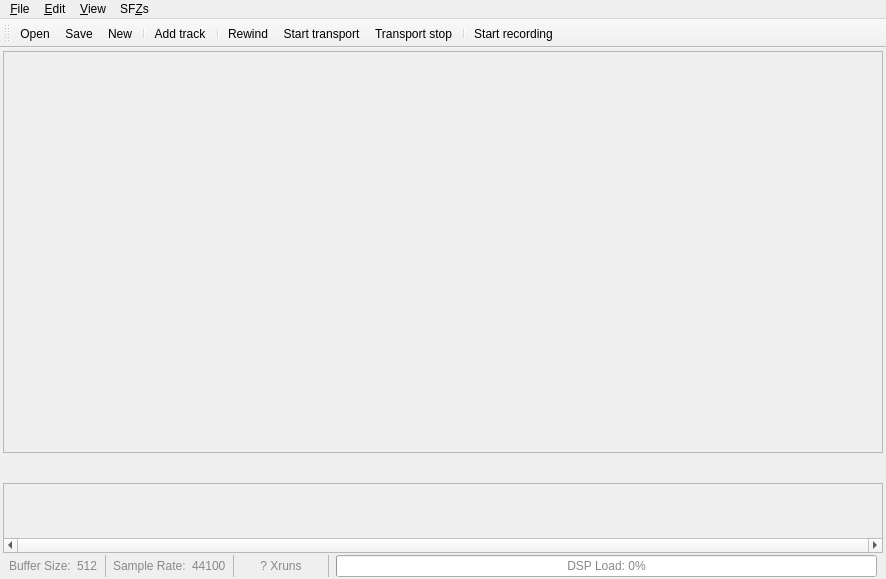
<?xml version="1.0" encoding="UTF-8"?>
<ui version="4.0">
 <class>MainWindow</class>
 <widget class="QMainWindow" name="MainWindow">
  <property name="geometry">
   <rect>
    <x>0</x>
    <y>0</y>
    <width>886</width>
    <height>579</height>
   </rect>
  </property>
  <property name="windowTitle">
   <string>MusecBox</string>
  </property>
  <property name="windowIcon">
   <iconset>
    <normaloff>musecbox-icon.png</normaloff>musecbox-icon.png</iconset>
  </property>
  <widget class="QWidget" name="centralwidget">
   <layout class="QVBoxLayout" name="verticalLayout">
    <property name="spacing">
     <number>2</number>
    </property>
    <property name="leftMargin">
     <number>3</number>
    </property>
    <property name="topMargin">
     <number>3</number>
    </property>
    <property name="rightMargin">
     <number>3</number>
    </property>
    <property name="bottomMargin">
     <number>2</number>
    </property>
    <item>
     <widget class="QScrollArea" name="scrl_ports">
      <property name="sizePolicy">
       <sizepolicy hsizetype="Preferred" vsizetype="Preferred">
        <horstretch>0</horstretch>
        <verstretch>100</verstretch>
       </sizepolicy>
      </property>
      <property name="verticalScrollBarPolicy">
       <enum>Qt::ScrollBarAlwaysOff</enum>
      </property>
      <property name="horizontalScrollBarPolicy">
       <enum>Qt::ScrollBarAlwaysOff</enum>
      </property>
      <property name="widgetResizable">
       <bool>true</bool>
      </property>
      <widget class="QFrame" name="frm_ports">
       <property name="geometry">
        <rect>
         <x>0</x>
         <y>0</y>
         <width>878</width>
         <height>384</height>
        </rect>
       </property>
       <property name="sizePolicy">
        <sizepolicy hsizetype="MinimumExpanding" vsizetype="MinimumExpanding">
         <horstretch>0</horstretch>
         <verstretch>0</verstretch>
        </sizepolicy>
       </property>
      </widget>
     </widget>
    </item>
    <item>
     <widget class="QFrame" name="frm_balance">
      <property name="minimumSize">
       <size>
        <width>0</width>
        <height>26</height>
       </size>
      </property>
      <layout class="QHBoxLayout" name="lo_balance">
       <property name="spacing">
        <number>0</number>
       </property>
       <property name="leftMargin">
        <number>0</number>
       </property>
       <property name="topMargin">
        <number>0</number>
       </property>
       <property name="rightMargin">
        <number>0</number>
       </property>
       <property name="bottomMargin">
        <number>0</number>
       </property>
      </layout>
     </widget>
    </item>
    <item>
     <widget class="QScrollArea" name="scr_shared_plugins">
      <property name="verticalScrollBarPolicy">
       <enum>Qt::ScrollBarAlwaysOff</enum>
      </property>
      <property name="horizontalScrollBarPolicy">
       <enum>Qt::ScrollBarAlwaysOn</enum>
      </property>
      <property name="widgetResizable">
       <bool>true</bool>
      </property>
      <widget class="QWidget" name="frm_shared_plugins">
       <property name="geometry">
        <rect>
         <x>0</x>
         <y>0</y>
         <width>878</width>
         <height>54</height>
        </rect>
       </property>
      </widget>
     </widget>
    </item>
    <item>
     <widget class="QFrame" name="frm_statusbar">
      <property name="sizePolicy">
       <sizepolicy hsizetype="Preferred" vsizetype="Preferred">
        <horstretch>0</horstretch>
        <verstretch>0</verstretch>
       </sizepolicy>
      </property>
      <property name="styleSheet">
       <string notr="true">QFrame * { color: #888 }</string>
      </property>
      <layout class="QHBoxLayout" name="horizontalLayout_4">
       <property name="leftMargin">
        <number>6</number>
       </property>
       <property name="topMargin">
        <number>0</number>
       </property>
       <property name="rightMargin">
        <number>6</number>
       </property>
       <property name="bottomMargin">
        <number>0</number>
       </property>
       <item>
        <widget class="QLabel" name="label_3">
         <property name="text">
          <string>Buffer Size:</string>
         </property>
        </widget>
       </item>
       <item>
        <widget class="QLabel" name="lbl_buffer_size">
         <property name="text">
          <string>512</string>
         </property>
        </widget>
       </item>
       <item>
        <widget class="Line" name="line_1">
         <property name="lineWidth">
          <number>0</number>
         </property>
         <property name="midLineWidth">
          <number>1</number>
         </property>
         <property name="orientation">
          <enum>Qt::Vertical</enum>
         </property>
        </widget>
       </item>
       <item>
        <widget class="QLabel" name="label_4">
         <property name="text">
          <string>Sample Rate:</string>
         </property>
        </widget>
       </item>
       <item>
        <widget class="QLabel" name="lbl_sample_rate">
         <property name="text">
          <string>44100</string>
         </property>
        </widget>
       </item>
       <item>
        <widget class="Line" name="line_2">
         <property name="lineWidth">
          <number>0</number>
         </property>
         <property name="midLineWidth">
          <number>1</number>
         </property>
         <property name="orientation">
          <enum>Qt::Vertical</enum>
         </property>
        </widget>
       </item>
       <item>
        <widget class="QPushButton" name="b_xruns">
         <property name="text">
          <string>? Xruns</string>
         </property>
         <property name="flat">
          <bool>true</bool>
         </property>
        </widget>
       </item>
       <item>
        <widget class="Line" name="line_4">
         <property name="lineWidth">
          <number>0</number>
         </property>
         <property name="midLineWidth">
          <number>1</number>
         </property>
         <property name="orientation">
          <enum>Qt::Vertical</enum>
         </property>
        </widget>
       </item>
       <item>
        <widget class="QProgressBar" name="pb_dsp_load_placeholder">
         <property name="value">
          <number>0</number>
         </property>
         <property name="alignment">
          <set>Qt::AlignCenter</set>
         </property>
         <property name="format">
          <string>DSP Load: %p%</string>
         </property>
        </widget>
       </item>
      </layout>
     </widget>
    </item>
   </layout>
  </widget>
  <widget class="QMenuBar" name="menubar">
   <property name="geometry">
    <rect>
     <x>0</x>
     <y>0</y>
     <width>886</width>
     <height>22</height>
    </rect>
   </property>
   <widget class="QMenu" name="menu_file">
    <property name="title">
     <string>&amp;File</string>
    </property>
    <widget class="QMenu" name="menu_open_recent">
     <property name="title">
      <string>&amp;Recent Projects ...</string>
     </property>
     <property name="icon">
      <iconset theme="document-open-recent">
       <normaloff>.</normaloff>.</iconset>
     </property>
    </widget>
    <addaction name="action_new"/>
    <addaction name="action_open"/>
    <addaction name="menu_open_recent"/>
    <addaction name="separator"/>
    <addaction name="action_save"/>
    <addaction name="action_save_as"/>
    <addaction name="action_revert"/>
    <addaction name="separator"/>
    <addaction name="action_auto_start"/>
    <addaction name="action_open_project_folder"/>
    <addaction name="action_apply_to_score"/>
    <addaction name="separator"/>
    <addaction name="action_close"/>
    <addaction name="action_quit"/>
   </widget>
   <widget class="QMenu" name="menu_edit">
    <property name="title">
     <string>&amp;Edit</string>
    </property>
    <addaction name="action_add_port"/>
    <addaction name="action_add_track"/>
    <addaction name="action_add_shared_plugin"/>
    <addaction name="action_clear_shared_plugins"/>
    <addaction name="separator"/>
    <addaction name="action_connect_all_tracks"/>
    <addaction name="action_auto_connect_tracks"/>
    <addaction name="separator"/>
    <addaction name="action_mute_all_tracks"/>
    <addaction name="action_unmute_all_tracks"/>
    <addaction name="separator"/>
    <addaction name="action_clear_track_plugins"/>
    <addaction name="separator"/>
   </widget>
   <widget class="QMenu" name="menu_view">
    <property name="title">
     <string>&amp;View</string>
    </property>
    <widget class="QMenu" name="menu_style">
     <property name="title">
      <string>St&amp;yle</string>
     </property>
    </widget>
    <addaction name="action_show_toolbar"/>
    <addaction name="action_show_port_inputs"/>
    <addaction name="action_show_channels"/>
    <addaction name="action_show_indicators"/>
    <addaction name="action_show_balance"/>
    <addaction name="action_show_shared_plugins"/>
    <addaction name="action_show_statusbar"/>
    <addaction name="action_show_plugin_volume"/>
    <addaction name="separator"/>
    <addaction name="action_rollup_all_plugins"/>
    <addaction name="action_unroll_all_plugins"/>
    <addaction name="separator"/>
    <addaction name="action_collapse_all_ports"/>
    <addaction name="action_expand_all_ports"/>
    <addaction name="separator"/>
    <addaction name="action_show_connections"/>
    <addaction name="action_show_project_info"/>
    <addaction name="action_show_score_info"/>
    <addaction name="separator"/>
    <addaction name="menu_style"/>
    <addaction name="action_reload_style"/>
    <addaction name="action_vertical_layout"/>
   </widget>
   <widget class="QMenu" name="menuSF_Z">
    <property name="title">
     <string>SF&amp;Zs</string>
    </property>
    <addaction name="action_watch_files"/>
    <addaction name="action_copy_sfzs"/>
    <addaction name="action_copy_sfz_paths"/>
    <addaction name="separator"/>
    <addaction name="action_show_sfzdb"/>
   </widget>
   <addaction name="menu_file"/>
   <addaction name="menu_edit"/>
   <addaction name="menu_view"/>
   <addaction name="menuSF_Z"/>
  </widget>
  <widget class="QToolBar" name="toolbar">
   <property name="windowTitle">
    <string>toolBar</string>
   </property>
   <attribute name="toolBarArea">
    <enum>TopToolBarArea</enum>
   </attribute>
   <attribute name="toolBarBreak">
    <bool>false</bool>
   </attribute>
   <addaction name="action_open"/>
   <addaction name="action_save"/>
   <addaction name="action_new"/>
   <addaction name="separator"/>
   <addaction name="action_add_track"/>
   <addaction name="separator"/>
   <addaction name="action_transport_rewind"/>
   <addaction name="action_transport_start"/>
   <addaction name="action_transport_stop"/>
   <addaction name="separator"/>
   <addaction name="action_record"/>
  </widget>
  <action name="action_open">
   <property name="icon">
    <iconset theme="document-open">
     <normaloff>.</normaloff>.</iconset>
   </property>
   <property name="text">
    <string>&amp;Open  ...</string>
   </property>
   <property name="toolTip">
    <string>Open project, track definition, or MuseScore score</string>
   </property>
   <property name="shortcut">
    <string>Ctrl+O</string>
   </property>
  </action>
  <action name="action_quit">
   <property name="icon">
    <iconset theme="application-exit">
     <normaloff>.</normaloff>.</iconset>
   </property>
   <property name="text">
    <string>&amp;Quit</string>
   </property>
   <property name="toolTip">
    <string>Shutdown CarlaQt engine and quit</string>
   </property>
   <property name="shortcut">
    <string>Ctrl+Q</string>
   </property>
  </action>
  <action name="action_show_preferences">
   <property name="text">
    <string>&amp;Preferences</string>
   </property>
   <property name="toolTip">
    <string>Show the preferences window (Unimplemented)</string>
   </property>
  </action>
  <action name="action_show_toolbar">
   <property name="checkable">
    <bool>true</bool>
   </property>
   <property name="checked">
    <bool>true</bool>
   </property>
   <property name="text">
    <string>&amp;Toolbar</string>
   </property>
   <property name="toolTip">
    <string>Show/hide the toolbar</string>
   </property>
   <property name="shortcut">
    <string>Ctrl+Shift+T</string>
   </property>
  </action>
  <action name="action_show_balance">
   <property name="checkable">
    <bool>true</bool>
   </property>
   <property name="checked">
    <bool>true</bool>
   </property>
   <property name="text">
    <string>&amp;Balance Control</string>
   </property>
   <property name="toolTip">
    <string>Show/hide the balance control</string>
   </property>
   <property name="shortcut">
    <string>Ctrl+Shift+B</string>
   </property>
  </action>
  <action name="action_show_shared_plugins">
   <property name="checkable">
    <bool>true</bool>
   </property>
   <property name="checked">
    <bool>true</bool>
   </property>
   <property name="text">
    <string>Shared &amp;Plugins</string>
   </property>
   <property name="toolTip">
    <string>Show/hide the shared plugins area</string>
   </property>
   <property name="shortcut">
    <string>Ctrl+Shift+P</string>
   </property>
  </action>
  <action name="action_show_statusbar">
   <property name="checkable">
    <bool>true</bool>
   </property>
   <property name="checked">
    <bool>true</bool>
   </property>
   <property name="text">
    <string>&amp;Statusbar</string>
   </property>
   <property name="toolTip">
    <string>Show/hide the status bar</string>
   </property>
   <property name="shortcut">
    <string>Ctrl+Shift+S</string>
   </property>
  </action>
  <action name="action_show_channels">
   <property name="checkable">
    <bool>true</bool>
   </property>
   <property name="checked">
    <bool>true</bool>
   </property>
   <property name="text">
    <string>&amp;Channels</string>
   </property>
   <property name="toolTip">
    <string>Show/hide track channels</string>
   </property>
   <property name="shortcut">
    <string>Ctrl+Shift+C</string>
   </property>
  </action>
  <action name="action_expand_all_ports">
   <property name="text">
    <string>E&amp;xpand all ports</string>
   </property>
  </action>
  <action name="action_add_shared_plugin">
   <property name="text">
    <string>Add &amp;shared Plugin</string>
   </property>
   <property name="toolTip">
    <string>Add a shared Plugin</string>
   </property>
  </action>
  <action name="action_clear_shared_plugins">
   <property name="text">
    <string>&amp;Clear shared Plugins</string>
   </property>
   <property name="toolTip">
    <string>Remove all shared Plugins</string>
   </property>
  </action>
  <action name="action_collapse_all_ports">
   <property name="text">
    <string>Collapse all ports</string>
   </property>
   <property name="toolTip">
    <string>Collapse (hide) all ports</string>
   </property>
  </action>
  <action name="action_unroll_all_plugins">
   <property name="text">
    <string>&amp;Unroll all plugins</string>
   </property>
  </action>
  <action name="action_rollup_all_plugins">
   <property name="text">
    <string>Ro&amp;llup all plugins</string>
   </property>
   <property name="toolTip">
    <string>Rollup (shrink) all plugins</string>
   </property>
   <property name="shortcut">
    <string>Ctrl+Shift+R</string>
   </property>
  </action>
  <action name="action_unmute_all_tracks">
   <property name="text">
    <string>&amp;Unmute all tracks</string>
   </property>
   <property name="shortcut">
    <string>Ctrl+U</string>
   </property>
  </action>
  <action name="action_mute_all_tracks">
   <property name="text">
    <string>&amp;Mute all tracks</string>
   </property>
   <property name="shortcut">
    <string>Ctrl+M</string>
   </property>
  </action>
  <action name="action_new">
   <property name="icon">
    <iconset theme="document-new">
     <normaloff>.</normaloff>.</iconset>
   </property>
   <property name="text">
    <string>&amp;New</string>
   </property>
   <property name="toolTip">
    <string>Create a new project</string>
   </property>
   <property name="shortcut">
    <string>Ctrl+N</string>
   </property>
  </action>
  <action name="action_save">
   <property name="icon">
    <iconset theme="document-save">
     <normaloff>.</normaloff>.</iconset>
   </property>
   <property name="text">
    <string>&amp;Save</string>
   </property>
   <property name="toolTip">
    <string>Save the current project</string>
   </property>
   <property name="shortcut">
    <string>Ctrl+S</string>
   </property>
  </action>
  <action name="action_show_port_inputs">
   <property name="checkable">
    <bool>true</bool>
   </property>
   <property name="checked">
    <bool>true</bool>
   </property>
   <property name="text">
    <string>Port i&amp;nputs</string>
   </property>
   <property name="toolTip">
    <string>Show/hide port inputs</string>
   </property>
   <property name="shortcut">
    <string>Ctrl+Shift+N</string>
   </property>
  </action>
  <action name="action_reload_style">
   <property name="text">
    <string>Reload style</string>
   </property>
   <property name="toolTip">
    <string>Reload the current style, reflecting changes</string>
   </property>
   <property name="shortcut">
    <string>F5</string>
   </property>
  </action>
  <action name="action_clear_track_plugins">
   <property name="text">
    <string>Clear all track plugins</string>
   </property>
   <property name="toolTip">
    <string>Remove all plugins in all track tracks</string>
   </property>
  </action>
  <action name="action_add_port">
   <property name="text">
    <string>Add port</string>
   </property>
   <property name="toolTip">
    <string>Add a new port</string>
   </property>
   <property name="shortcut">
    <string>Ctrl+P</string>
   </property>
  </action>
  <action name="action_add_track">
   <property name="icon">
    <iconset theme="list-add">
     <normaloff>.</normaloff>.</iconset>
   </property>
   <property name="text">
    <string>Add track</string>
   </property>
   <property name="toolTip">
    <string>Add a new track widget</string>
   </property>
   <property name="shortcut">
    <string>Ctrl+T</string>
   </property>
  </action>
  <action name="action_show_score_info">
   <property name="icon">
    <iconset>
     <normaloff>.</normaloff>.</iconset>
   </property>
   <property name="text">
    <string>Score info</string>
   </property>
   <property name="toolTip">
    <string>Show port, channels, instrument name and voice for the score from which the project was imported</string>
   </property>
  </action>
  <action name="action_connect_all_tracks">
   <property name="text">
    <string>Connect all tracks</string>
   </property>
   <property name="toolTip">
    <string>Connect all tracks' audio output to a selected client</string>
   </property>
  </action>
  <action name="action_show_sfzdb">
   <property name="icon">
    <iconset theme="system-file-manager">
     <normaloff>.</normaloff>.</iconset>
   </property>
   <property name="text">
    <string>Edit SF&amp;Z Database</string>
   </property>
   <property name="toolTip">
    <string>Manages the internal SFZ database</string>
   </property>
  </action>
  <action name="action_auto_connect_tracks">
   <property name="checkable">
    <bool>true</bool>
   </property>
   <property name="text">
    <string>Auto connect tracks</string>
   </property>
   <property name="toolTip">
    <string>Automatically connect new ports and tracks to the first system client</string>
   </property>
  </action>
  <action name="action_vertical_layout">
   <property name="checkable">
    <bool>true</bool>
   </property>
   <property name="icon">
    <iconset>
     <normaloff>.</normaloff>.</iconset>
   </property>
   <property name="text">
    <string>Vertical layout</string>
   </property>
   <property name="toolTip">
    <string>Show interface in a vertical layout (requires restart)</string>
   </property>
  </action>
  <action name="action_save_as">
   <property name="icon">
    <iconset theme="document-save-as">
     <normaloff>.</normaloff>.</iconset>
   </property>
   <property name="text">
    <string>Save &amp;as</string>
   </property>
   <property name="toolTip">
    <string>Save the current project with a different file name</string>
   </property>
   <property name="shortcut">
    <string>Ctrl+Shift+A</string>
   </property>
  </action>
  <action name="action_show_indicators">
   <property name="checkable">
    <bool>true</bool>
   </property>
   <property name="text">
    <string>&amp;Indicators</string>
   </property>
   <property name="toolTip">
    <string>Show/hide the MIDI and audio input indicators</string>
   </property>
   <property name="shortcut">
    <string>Ctrl+Shift+I</string>
   </property>
  </action>
  <action name="action_auto_start">
   <property name="checkable">
    <bool>true</bool>
   </property>
   <property name="enabled">
    <bool>false</bool>
   </property>
   <property name="text">
    <string>Open on start</string>
   </property>
   <property name="toolTip">
    <string>When checked, will open this project at startup</string>
   </property>
  </action>
  <action name="action_revert">
   <property name="icon">
    <iconset theme="document-revert">
     <normaloff>.</normaloff>.</iconset>
   </property>
   <property name="text">
    <string>Re&amp;vert</string>
   </property>
   <property name="toolTip">
    <string>Discard changes and reload the last saved copy</string>
   </property>
  </action>
  <action name="action_show_project_info">
   <property name="icon">
    <iconset theme="dialog-information">
     <normaloff>.</normaloff>.</iconset>
   </property>
   <property name="text">
    <string>Project &amp;info</string>
   </property>
   <property name="toolTip">
    <string>Show port/channel list, with option to copy to clipboard</string>
   </property>
   <property name="shortcut">
    <string>Alt+Return</string>
   </property>
  </action>
  <action name="action_show_plugin_volume">
   <property name="checkable">
    <bool>true</bool>
   </property>
   <property name="text">
    <string>Plugin Volume</string>
   </property>
   <property name="toolTip">
    <string>Show/hide the volume indicators for track plugins</string>
   </property>
  </action>
  <action name="action_show_connections">
   <property name="text">
    <string>Connections</string>
   </property>
   <property name="toolTip">
    <string>Show current connections</string>
   </property>
   <property name="shortcut">
    <string>F4</string>
   </property>
  </action>
  <action name="action_watch_files">
   <property name="checkable">
    <bool>true</bool>
   </property>
   <property name="text">
    <string>&amp;Watch SFZs for changes</string>
   </property>
   <property name="toolTip">
    <string>Watch for changes in loaded .sfz files and reload when changed</string>
   </property>
  </action>
  <action name="action_close">
   <property name="text">
    <string>C&amp;lose</string>
   </property>
   <property name="toolTip">
    <string>Close the current project</string>
   </property>
   <property name="shortcut">
    <string>Ctrl+W</string>
   </property>
  </action>
  <action name="action_open_project_folder">
   <property name="icon">
    <iconset theme="system-file-manager">
     <normaloff>.</normaloff>.</iconset>
   </property>
   <property name="text">
    <string>Open project folder</string>
   </property>
  </action>
  <action name="action_apply_to_score">
   <property name="text">
    <string>Apply project to MuseScore3 score</string>
   </property>
  </action>
  <action name="action_copy_sfzs">
   <property name="text">
    <string>Copy SFZs to &amp;project folder</string>
   </property>
  </action>
  <action name="action_copy_sfz_paths">
   <property name="icon">
    <iconset theme="edit-copy">
     <normaloff>.</normaloff>.</iconset>
   </property>
   <property name="text">
    <string>&amp;Copy SFZ paths to clipboard</string>
   </property>
  </action>
  <action name="action_transport_start">
   <property name="icon">
    <iconset theme="media-playback-start">
     <normaloff>.</normaloff>.</iconset>
   </property>
   <property name="text">
    <string>Start transport</string>
   </property>
   <property name="toolTip">
    <string>Start the JACK transport. Other applications will begin playing.</string>
   </property>
  </action>
  <action name="action_transport_stop">
   <property name="icon">
    <iconset theme="media-playback-stop">
     <normaloff>.</normaloff>.</iconset>
   </property>
   <property name="text">
    <string>Transport stop</string>
   </property>
   <property name="toolTip">
    <string>Stop the JACK transport</string>
   </property>
  </action>
  <action name="action_record">
   <property name="icon">
    <iconset theme="media-record">
     <normaloff>.</normaloff>.</iconset>
   </property>
   <property name="text">
    <string>Start recording</string>
   </property>
   <property name="toolTip">
    <string>Rewind the transport to 0 and start recording</string>
   </property>
  </action>
  <action name="action_transport_rewind">
   <property name="icon">
    <iconset theme="media-seek-backward">
     <normaloff>.</normaloff>.</iconset>
   </property>
   <property name="text">
    <string>Rewind</string>
   </property>
   <property name="toolTip">
    <string>Rewind the JACK transport to position 0</string>
   </property>
  </action>
 </widget>
 <resources/>
 <connections>
  <connection>
   <sender>action_quit</sender>
   <signal>triggered()</signal>
   <receiver>MainWindow</receiver>
   <slot>close()</slot>
   <hints>
    <hint type="sourcelabel">
     <x>-1</x>
     <y>-1</y>
    </hint>
    <hint type="destinationlabel">
     <x>482</x>
     <y>227</y>
    </hint>
   </hints>
  </connection>
 </connections>
</ui>
